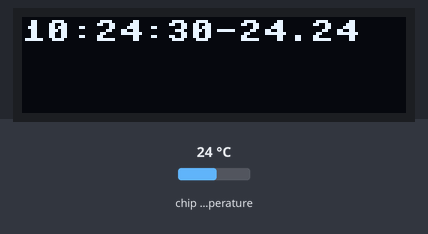
A program run on a simulated Raspberry Pi Pico running MicroPython. Shown: 128×32 one-colour display. Inputs (shaded band) come from the test bench; at power-on: chip temperature 24 °C. The clock reads 2024-03-15 10:24:30 at power-on unless the program sets it; files the program writes start out absent; library files of the repository ran but are not shown: ssd1306.py.

Above: at 1.2 s.
1.3 s: chip temperature set to 1 °C
At 5.6 s:
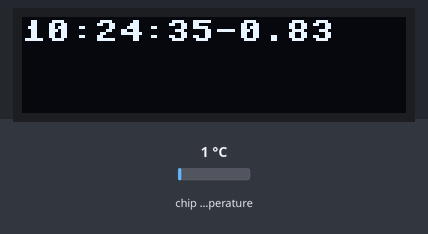
11.5 s: chip temperature set to 11 °C
At 15.4 s:
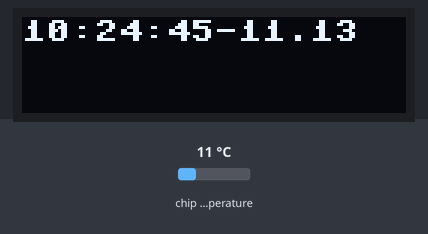
21.5 s: chip temperature set to 22 °C
At 26.4 s:
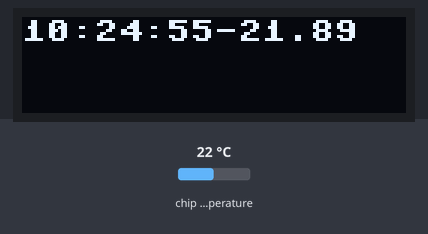
Timing chart, 0 to 27.9 s (numbered marks = the images above; inputs shaded):
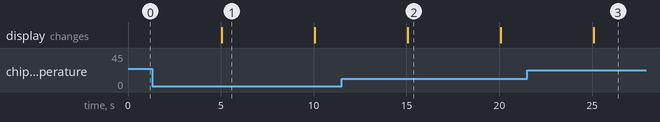

Measured:
- what the display in image 1 shows lasts 5.1 s, from 5.0 s to 10.1 s

The program:

temperature_datalogger.py
```python
from machine import Pin, I2C
import utime
from ssd1306 import SSD1306_I2C

WIDTH  = 128
HEIGHT = 32
i2c = I2C(1, scl = Pin(3), sda = Pin(2), freq=400000)
oled = SSD1306_I2C(WIDTH, HEIGHT, i2c)

sensor_temp = machine.ADC(4)
conversion_factor = 3.3 / (65535)
file = open('temperature.txt', 'w')
file.write('Pomiar temperatury\n')

while True:
    reading = sensor_temp.read_u16() * conversion_factor
    temperature = round((27 - (reading - 0.706)/0.001721), 2)
    #print(temperature)
    get_time = utime.localtime()
    hours_time = str(get_time[3]) + ':' + str(get_time[4]) + ':' + str(get_time[5])
    full_time = str(get_time[0]) + '-' + str(get_time[1]) + '-' + str(get_time[2]) + ' ' + hours_time
    #print(get_time)
    oled.fill(0)
    oled.text(hours_time + '-' + str(temperature), 0,1)
    oled.show()
    file.write(full_time + ' - ' + str(temperature) + '\n')
    file.flush()
    utime.sleep(5)
```
